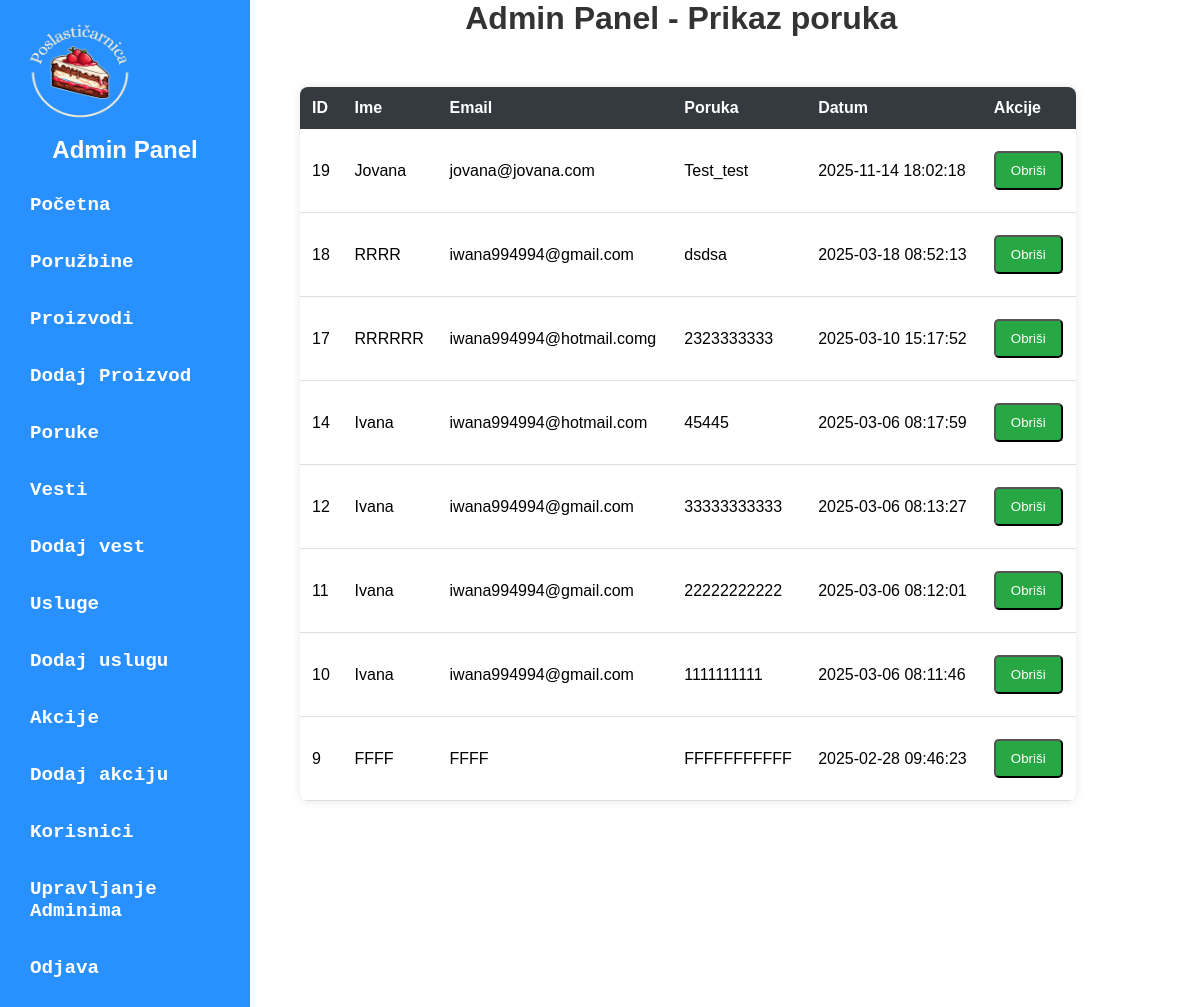
The page /admin/admin-dashboard.php?page=poruke on the database its author committed.
### tables this page shows
CREATE TABLE IF NOT EXISTS `poruka` (
  `id` int(10) unsigned NOT NULL AUTO_INCREMENT,
  `poruka` text NOT NULL,
  `ime` text NOT NULL,
  `email` text NOT NULL,
  `datum` timestamp NOT NULL DEFAULT current_timestamp() ON UPDATE current_timestamp(),
  PRIMARY KEY (`id`)
);

### admin/model/PorukaModel.php (called while the page is built, shortened)
<?php
include_once __DIR__ . '/../config/database.php';
$query = "SELECT * FROM poruka ORDER BY id DESC ";
$query_run = mysqli_query($con, $query);
if ($query_run && mysqli_num_rows($query_run) > 0) {
    $poruke = mysqli_fetch_all($query_run, MYSQLI_ASSOC);
} else {
    die("Greška: Nema poruka.");
}
?>

### admin/view/poruka.php (the view, shortened to what this page needs)
<!DOCTYPE html>
<html lang="en">
<head>
    <link rel="stylesheet" href="./public/table-style.css">
    <link rel="stylesheet" href="./public/pop-up.css">
    <link rel="stylesheet" href="./public/message-session.css">
</head>
<body id="body-poruka">
    <h1>Admin Panel - Prikaz poruka</h1>
    <table>
        <thead>
            <tr>
                <th>ID</th>
                <th>Ime</th>
                <th>Email</th>
                <th>Poruka</th>
                <th>Datum</th>
                <th>Akcije</th>
            </tr>
        </thead>
        <tbody>
            <?php if ($poruke): ?>
                <?php foreach ($poruke as $poruka): ?>
                    <tr>
                        <td><?php echo $poruka['id']; ?></td>
                        <td><?php echo ($poruka['ime']); ?></td>
                        <td><?php echo ($poruka['email']); ?></td>
                        <td><?php echo (($poruka['poruka'])); ?></td>
                        <td><?php echo $poruka['datum']; ?></td>
                        <td>
                         <form method="POST" action="./model/PorukaModel.php" id="deleteForm<?=$poruka['id']?>">
                 <button type="button" onclick="deletePop(<?=$poruka['id']?> )" id="dugme">Obriši</button>
            </form>
                        </td>
                    </tr>
                <?php endforeach; ?>
            <?php else: ?>
                <tr>
                    <td colspan="6">Nema poruka</td>
                </tr>
            <?php endif; ?>
        </tbody>
    </table>
</body>
</html>

### admin/public/admin-nav.css (style rules this page uses)
* { margin: 0; padding: 0; box-sizing: border-box; font-family: Arial, sans-serif; }

### admin/public/table-style.css (style rules this page uses)
h1 { text-align: center; color: #333; }
#dugme { display: inline-block; margin: 10px auto; padding: 10px 15px; text-decoration: none; color: white; background-color: #28a745; border-radius: 5px; text-align: center; }
table { width: 90%; margin: 50px; border-collapse: collapse; background-color: white; box-shadow: 0px 0px 10px rgba(0, 0, 0, 0.1); border-radius: 8px; overflow: hidden; }
th { background-color: #343a40; color: white; padding: 12px; text-align: left; }
td { padding: 12px; border-bottom: 1px solid #ddd; }

### rows shown on the page
poruka: id "19", ime "Jovana", email "jovana@jovana.com", poruka "Test_test", datum "2025-11-14 18:02:18"
poruka: id "18", ime "RRRR", email "iwana994994@gmail.com", poruka "dsdsa", datum "2025-03-18 08:52:13"
poruka: id "17", ime "RRRRRR", email "iwana994994@hotmail.comg", poruka "2323333333", datum "2025-03-10 15:17:52"
poruka: id "14", ime "Ivana", email "iwana994994@hotmail.com", poruka "45445", datum "2025-03-06 08:17:59"
poruka: id "12", ime "Ivana", email "iwana994994@gmail.com", poruka "33333333333", datum "2025-03-06 08:13:27"
poruka: id "11", ime "Ivana", email "iwana994994@gmail.com", poruka "22222222222", datum "2025-03-06 08:12:01"
poruka: id "10", ime "Ivana", email "iwana994994@gmail.com", poruka "1111111111", datum "2025-03-06 08:11:46"
poruka: id "9", ime "FFFF", email "FFFF", poruka "FFFFFFFFFFF", datum "2025-02-28 09:46:23"
